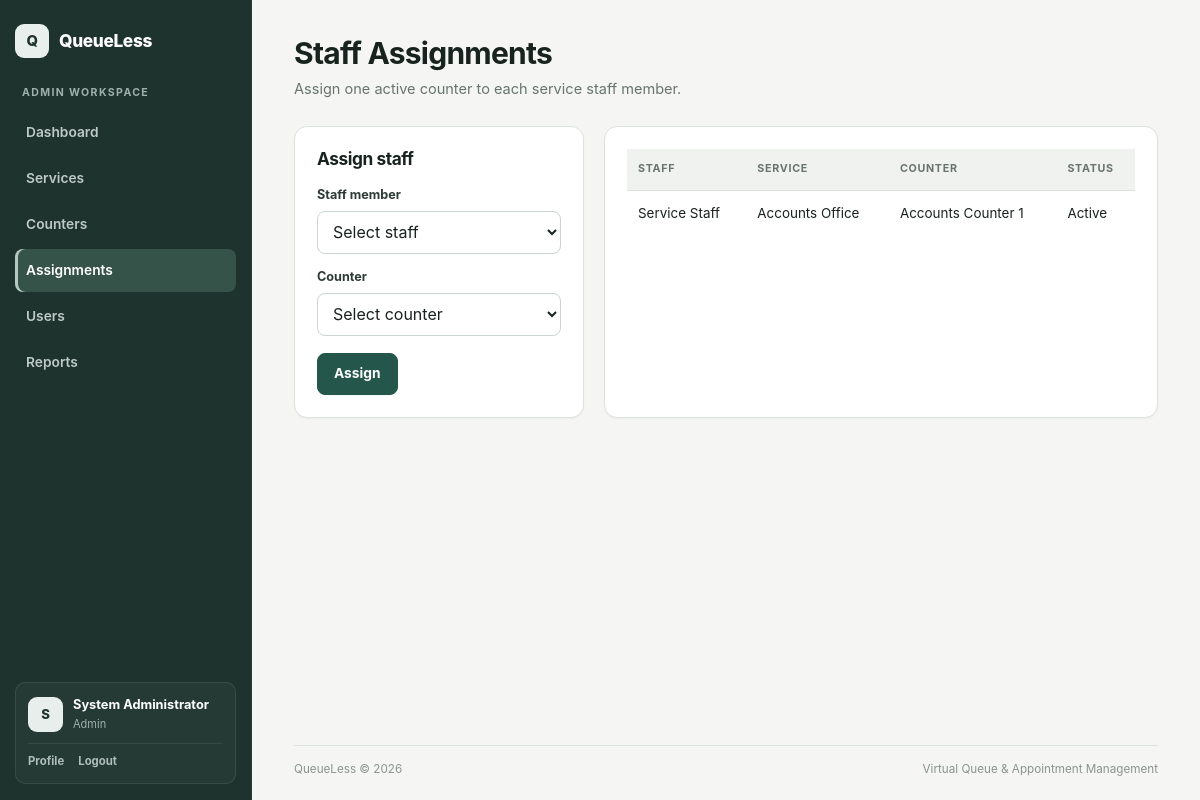
/index.php?action=admin_assignments (signed in), run on the app's committed database.
### tables this page shows
CREATE TABLE staff_assignments (
    assignment_id INT AUTO_INCREMENT PRIMARY KEY,
    staff_id INT NOT NULL,
    counter_id INT NOT NULL,
    assigned_date DATE NOT NULL,
    status ENUM('Active','Inactive') NOT NULL DEFAULT 'Active',
    INDEX idx_assignment_staff_status (staff_id, status),
    INDEX idx_assignment_counter_status (counter_id, status),
    FOREIGN KEY (staff_id) REFERENCES users(user_id),
    FOREIGN KEY (counter_id) REFERENCES counters(counter_id)
);

CREATE TABLE users (
    user_id INT AUTO_INCREMENT PRIMARY KEY,
    full_name VARCHAR(100) NOT NULL,
    username VARCHAR(30) NOT NULL UNIQUE,
    email VARCHAR(120) NOT NULL UNIQUE,
    password_hash VARCHAR(255) NOT NULL,
    role ENUM('Customer','Staff','Admin') NOT NULL DEFAULT 'Customer',
    phone VARCHAR(20) NOT NULL,
    security_question VARCHAR(150) NOT NULL,
    security_answer_hash VARCHAR(255) NOT NULL,
    profile_photo VARCHAR(255) NULL,
    status ENUM('Active','Inactive') NOT NULL DEFAULT 'Active',
    created_at TIMESTAMP DEFAULT CURRENT_TIMESTAMP
);

CREATE TABLE services (
    service_id INT AUTO_INCREMENT PRIMARY KEY,
    name VARCHAR(100) NOT NULL,
    token_prefix VARCHAR(5) NOT NULL,
    description TEXT,
    status ENUM('Active','Inactive') NOT NULL DEFAULT 'Active'
);

CREATE TABLE counters (
    counter_id INT AUTO_INCREMENT PRIMARY KEY,
    service_id INT NOT NULL,
    counter_name VARCHAR(80) NOT NULL,
    status ENUM('Open','Closed') NOT NULL DEFAULT 'Closed',
    FOREIGN KEY (service_id) REFERENCES services(service_id)
);

### controllers/AdminController.php (called while the page is built, shortened)
<?php
class AdminController {
    private $counters;
    public function __construct($conn) {
        $this->counters = new CounterModel($conn);
    }
    public function assignments() {
        $assignments = $this->counters->getAssignments();
        require 'views/admin/assignments.php';
    }
}
?>

### models/CounterModel.php (called while the page is built, shortened)
<?php
class CounterModel {
    private $conn;
    public function __construct($conn) {
        $this->conn = $conn;
    }
    public function getAssignments() {
        $sql = "SELECT sa.*,
                u.full_name AS staff_name,
                c.counter_name,
                s.name AS service_name
                FROM staff_assignments sa
                JOIN users u ON sa.staff_id = u.user_id
                JOIN counters c ON sa.counter_id = c.counter_id
                JOIN services s ON c.service_id = s.service_id
                ORDER BY sa.assignment_id DESC";
        return $this->conn->query($sql);
    }
}
?>

### views/admin/assignments.php (the view, shortened to what this page needs)
<?php
require 'views/includes/header.php';
?>
<div class="page-head">
    <div>
        <h1>
            Staff Assignments
        </h1>
        <p>
            Assign one active counter to each service staff member.
        </p>
    </div>
</div>
<div class="two-col admin">
    <section class="card">
        <h2>
            Assign staff
        </h2>
        <form method="POST" action="index.php?action=assign_staff">
            <label>
                Staff member
            </label>
            <select name="staff_id">
                <option value="">
                    Select staff
                </option>
            </select>
            <label>
                Counter
            </label>
            <select name="counter_id">
                <option value="">
                    Select counter
                </option>
            </select>
            <button class="button">
                Assign
            </button>
        </form>
    </section>
    <section class="card table-wrap">
        <table>
            <thead>
                <tr>
                    <th>
                        Staff
                    </th>
                    <th>
                        Service
                    </th>
                    <th>
                        Counter
                    </th>
                    <th>
                        Status
                    </th>
                </tr>
            </thead>
            <tbody>
                <?php while ($a = $assignments->fetch_assoc()): ?>
                    <tr>
                        <td>
                            <?php echo htmlspecialchars($a['staff_name']); ?>
                        </td>
                        <td>
                            <?php echo htmlspecialchars($a['service_name']); ?>
                        </td>
                        <td>
                            <?php echo htmlspecialchars($a['counter_name']); ?>
                        </td>
                        <td>
                            <?php echo htmlspecialchars($a['status']); ?>
                        </td>
                    </tr>
                <?php endwhile; ?>
            </tbody>
        </table>
    </section>
</div>
<?php require 'views/includes/footer.php'; ?>

### assets/css/style.css (style rules this page uses)
:root { --ink: #18221f; --ink-soft: #2d3a36; --muted: #68746f; --muted-light: #8a948f; --page: #f5f6f3; --surface: #ffffff; --surface-soft: #f0f2ef; --surface-warm: #f7f2ea; --line: #dce2dd; --line-strong: #cbd4ce; --primary: #24564c; --primary-dark: #193f38; --primary-soft: #e8f0ed; --accent: #a87847; --accent-soft: #f4ebe1; --success: #2f6a56; --success-soft: #e7f1ec; --warning: #926331; --warning-soft: #f7eee1; --danger: #a4473f; --danger-soft: #f8e9e7; --sidebar: #1f332e; --sidebar-hover: #294039; --sidebar-active: #36534a; --sidebar-text: #e7ece9; --sidebar-muted: #9fb0aa; --shadow-xs: 0 1px 2px rgba(24, 34, 31, .04); --shadow-sm: 0 8px 24px rgba(24, 34, 31, .055); --shadow-md: 0 18px 42px rgba(24, 34, 31, .08); --radius-sm: 8px; --radius: 13px; --radius-lg: 18px; --sidebar-width: 252px; }
* { box-sizing: border-box; }
html { scroll-behavior: smooth; }
body { margin: 0; background: var(--page); color: var(--ink); font-family: ui-sans-serif, -apple-system, BlinkMacSystemFont, "Segoe UI", Roboto, Helvetica, Arial, sans-serif; line-height: 1.55; -webkit-font-smoothing: antialiased; text-rendering: optimizeLegibility; }
button, input, select, textarea { font: inherit; }
button { color: inherit; }
h1, h2, h3 { margin: 0; color: var(--ink); line-height: 1.18; font-weight: 720; letter-spacing: -.025em; }
h1 { font-size: clamp(1.85rem, 2.5vw, 2.35rem); }
h2 { font-size: 1.08rem; }
p { margin: 0; }
.button { appearance: none; min-height: 42px; border: 1px solid var(--primary); border-radius: 8px; background: var(--primary); color: #fff; padding: 9px 16px; display: inline-flex; align-items: center; justify-content: center; gap: 7px; font-size: .86rem; font-weight: 700; line-height: 1.2; cursor: pointer; box-shadow: var(--shadow-xs); transition: background .15s ease, border-color .15s ease, transform .15s ease; }
.app-body { min-height: 100vh; background: var(--page); }
.page-head { display: flex; align-items: flex-end; justify-content: space-between; gap: 24px; margin-bottom: 25px; }
.page-head p { max-width: 670px; margin-top: 7px; color: var(--muted); font-size: .91rem; }
.card { padding: 22px; background: var(--surface); border: 1px solid var(--line); border-radius: var(--radius); box-shadow: var(--shadow-xs); }
.card > h2:first-child { margin-bottom: 16px; }
.dashboard-grid, .two-col, .staff-layout { display: grid; grid-template-columns: minmax(0, 1fr) minmax(0, 1fr); gap: 20px; }
.two-col.admin { grid-template-columns: minmax(290px, .72fr) minmax(0, 1.58fr); }
label { display: block; margin: 13px 0 6px; color: var(--ink-soft); font-size: .79rem; font-weight: 680; }
input, select, textarea { width: 100%; min-height: 43px; padding: 9px 11px; border: 1px solid var(--line-strong); border-radius: 8px; background: #fff; color: var(--ink); transition: border-color .14s ease, box-shadow .14s ease; }
.table-wrap { overflow-x: auto; }
table { width: 100%; border-collapse: collapse; font-size: .84rem; }
th, td { padding: 12px 11px; border-bottom: 1px solid var(--line); vertical-align: middle; text-align: left; }
th { color: var(--muted); background: var(--surface-soft); font-size: .67rem; font-weight: 750; text-transform: uppercase; letter-spacing: .065em; white-space: nowrap; }
tbody tr:last-child td { border-bottom: 0; }
.card > form > .button { margin-top: 17px; }

### data on the page
staff_assignments: staff.full_name "Service Staff", services.name "Accounts Office", counter.counter_name "Accounts Counter 1", status "Active"

### other printed values
$role "ADMIN"
$initial "S"
$display_name "System Administrator"
$role "Admin"
